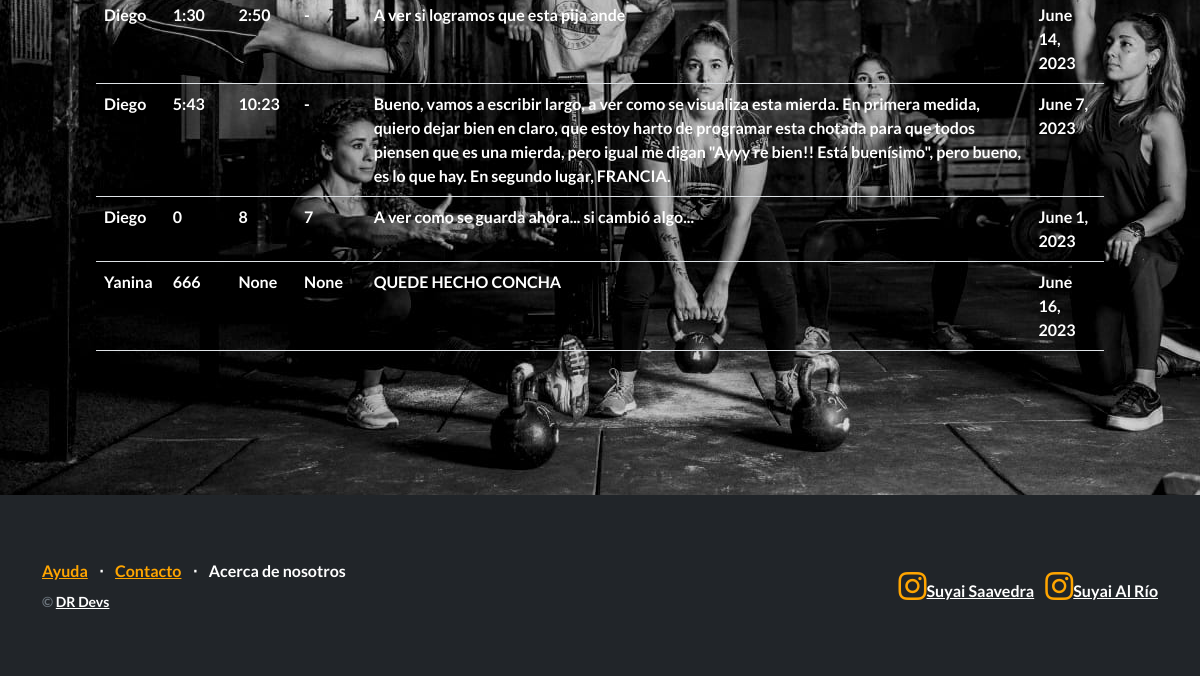
Before: /atletas/listar_scores/ (signed in, lower part) with the older database file.
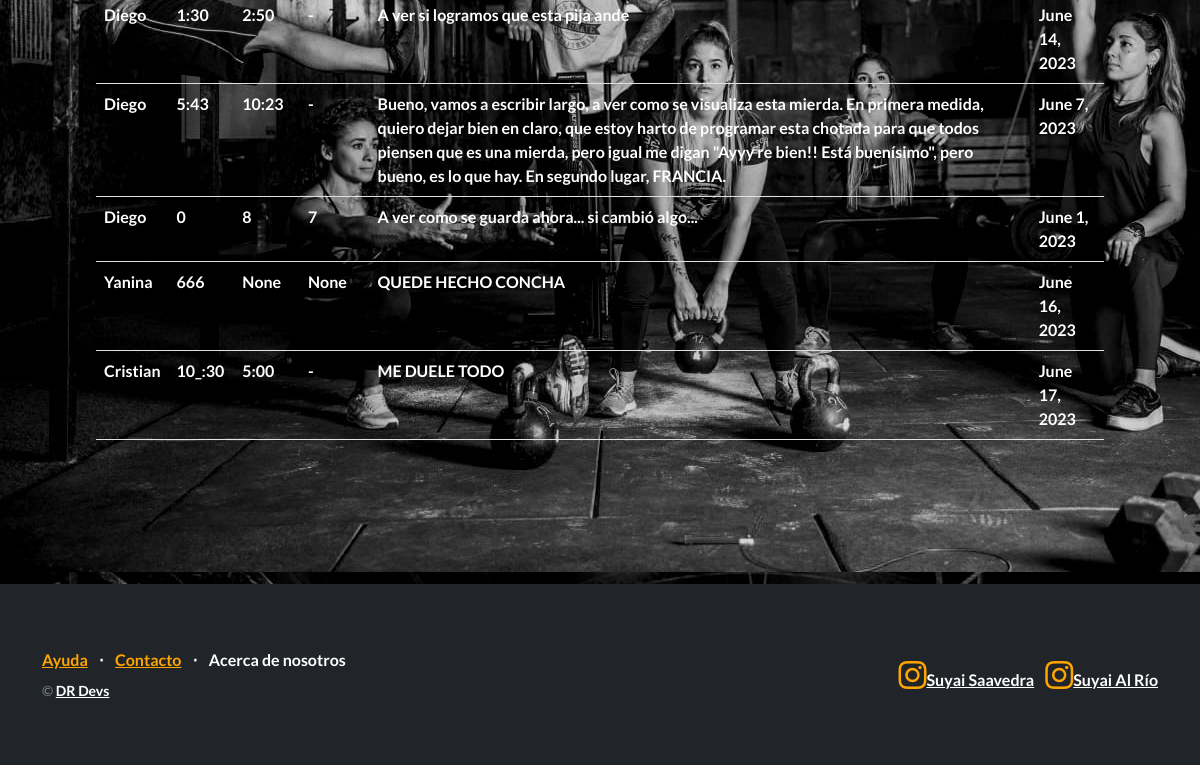
After: the same page with the newer database file.
### Atletas/models.py (models this page shows, shortened)
class Score(models.Model):
    user = models.ForeignKey(User, on_delete=models.CASCADE)
    score1 = models.CharField(max_length=20, null=True, blank=True)
    score2 = models.CharField(max_length=20, null=True, blank=True)
    score3 = models.CharField(max_length=20, null=True, blank=True)
    comment = models.TextField(blank=True, null=True)
    date = models.DateField(default=timezone.now)

### Atletas/views.py (the view)
# urls.py: path("listar_scores/", ScoreListView.as_view(), name="listar_scores"),
class ScoreListView(LoginRequiredMixin, ListView):
    model = Score
    template_name = 'Atletas/listar_scores.html'
    login_url = 'login'

### Atletas/templates/Atletas/listar_scores.html (shortened to what this page needs)
{% extends "Planificaciones/base.html" %}
{% block contenido %}
<section>
    <div>
      <table class="table">
        <tbody>
          {% for score in object_list %}
          <tr>
            <td style="color:white">{{ score.user.first_name }}</td>
            <td style="color:white">{{ score.score1 }}</td>
            <td style="color:white">{{ score.score2 }}</td>
            <td style="color:white">{{ score.score3 }}</td>
            <td style="color:white">{{ score.comment }}</td>
            <td style="color:white">{{ score.date }}</td>
          </tr>
          {% empty %}
          <tr>
            <td style="color:red" colspan="5">No hay resultados para la búsqueda.</td>
          </tr>
          {% endfor %}
        </tbody>
      </table>
    </div>
  </section>
{% endblock contenido %}

Changed rows visible on the page:
added Score: user.first_name "Cristian", score1 "10_:30", score2 "5:00", score3 "-", comment "ME DUELE TODO", date "June 17, 2023"
